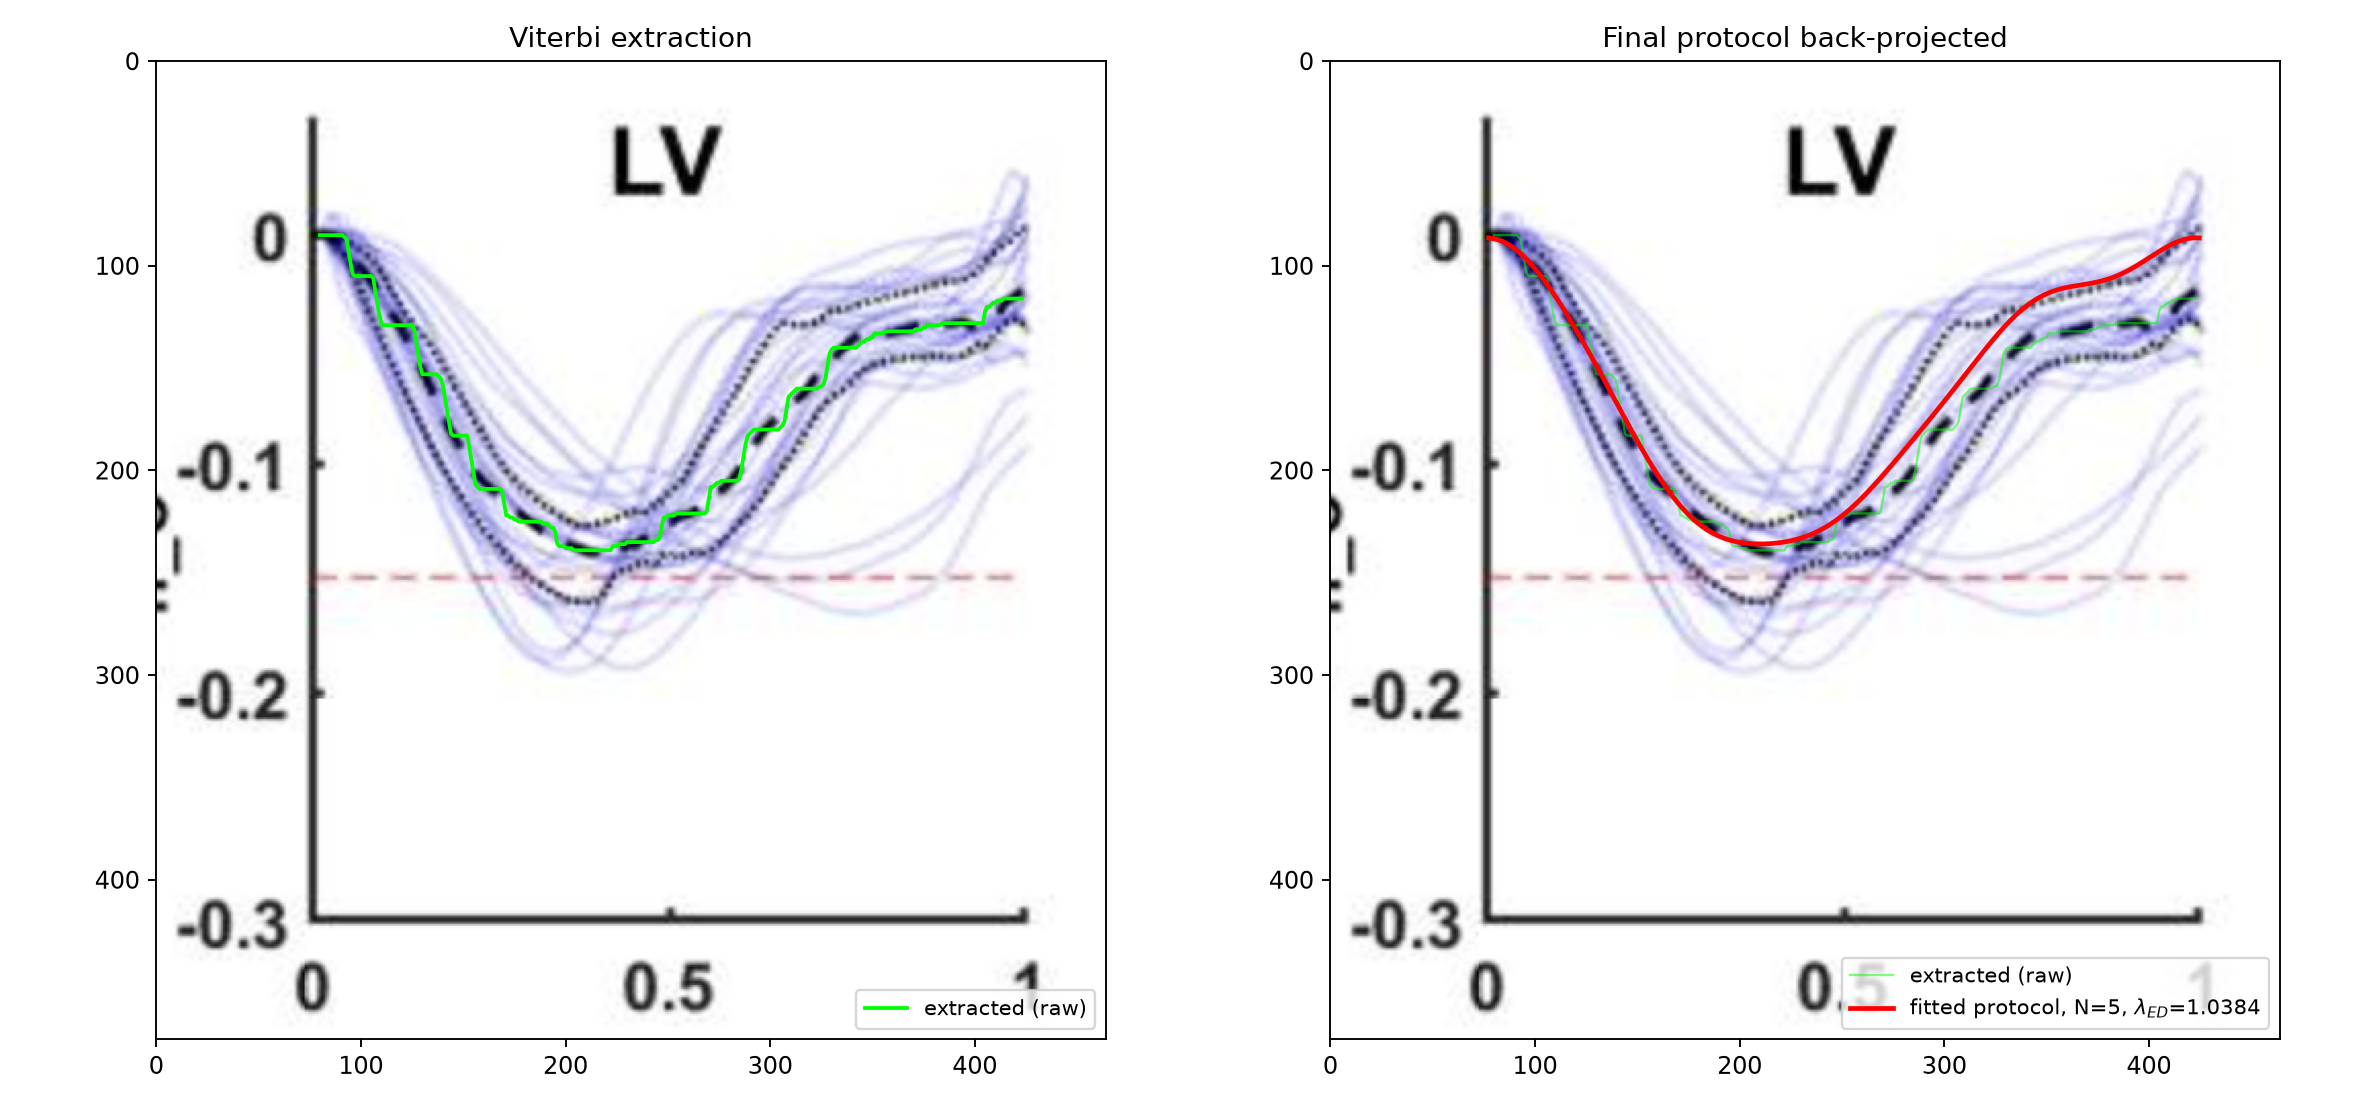

Write the Python code that produced this figure.
"""Back-project the fitted lambda protocol onto the source figure."""
import numpy as np
import matplotlib.pyplot as plt
from PIL import Image
from single_cell_em.analysis.curve_extraction import AxisCalibration
from single_cell_em.protocols.lambda_traces import fourier_fit

panel = np.array(Image.open("panel_lv.png").convert("RGB"))
cal   = AxisCalibration.load("calibration.json")
d     = np.load("moulin_lambda.npz")
ext   = np.load("moulin_lv_extracted.npz")

BCL    = float(d["bcl"])
LAM_ED = float(d["lambda_ED"])
N      = int(d["n_harmonics"])

moulin = fourier_fit(d["t"], d["lam_corrected"], BCL, n_harmonics=N)

# dense fit -> E_ff -> pixels
tt   = np.linspace(0, BCL, 2001)
lam  = np.array([moulin(x)[0] for x in tt])
Eff  = 0.5 * ((lam / LAM_ED) ** 2 - 1.0)
px   = cal.from_x(tt / BCL)
py   = cal.from_y(Eff)

# raw extracted path, for comparison
px_r = cal.from_x(ext["phase"])
py_r = cal.from_y(ext["Eff_mean"])

fig, ax = plt.subplots(1, 2, figsize=(14, 6.5))
for a in ax:
    a.imshow(panel)
    a.set_xlim(0, panel.shape[1]); a.set_ylim(panel.shape[0], 0)

ax[0].plot(px_r, py_r, color="lime", lw=1.6, label="extracted (raw)")
ax[0].set_title("Viterbi extraction")
ax[0].legend(fontsize=9, loc="lower right")

ax[1].plot(px_r, py_r, color="lime", lw=1.0, alpha=0.5, label="extracted (raw)")
ax[1].plot(px, py, color="red", lw=2.0,
           label=f"fitted protocol, N={N}, $\\lambda_{{ED}}$={LAM_ED:.4f}")
ax[1].set_title("Final protocol back-projected")
ax[1].legend(fontsize=9, loc="lower right")

fig.tight_layout()
fig.savefig("04_overlay.png", dpi=170)
plt.show()

# quantitative agreement over the descent, before the drift correction bites
i_tr = int(d["i_trough"])
lam_at = np.array([moulin(x)[0] for x in d["t"][:i_tr]])
Eff_at = 0.5 * ((lam_at / LAM_ED) ** 2 - 1.0)
res_px = np.abs(cal.from_y(Eff_at) - cal.from_y(ext["Eff_mean"][:i_tr]))
print(f"pre-trough residual: mean {res_px.mean():.2f} px, max {res_px.max():.2f} px")
print(f"                     mean {res_px.mean() / 1114.4:.5f} in E_ff")
